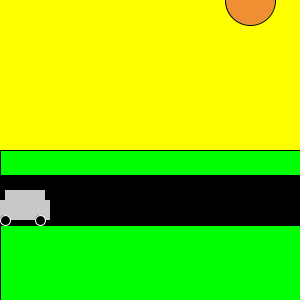
Frame 1 (no input)
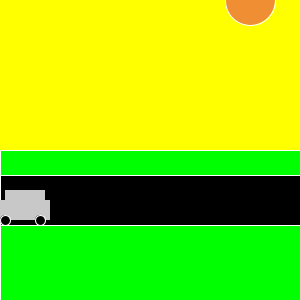
Frame 60 (the mouse pressed at the canvas centre just before this capture)
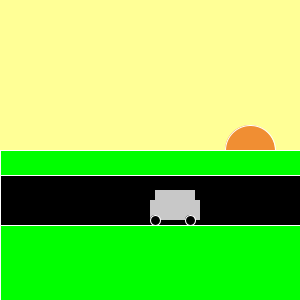
Frame 120 (the mouse held since frame 60 and released just before this capture)

The Processing sketch that drew these frames (run headless with seeded random() and noise(); from frame 60 on, the mouse is pressed at the canvas centre):

// Processing sketch: processing_35600
// ── processing_35600.pde

void setup () {
  size(300, 300);
}

void draw() {
  //sky
  background(255,255,mouseX);
  
    //sun
  fill(#F08E33);
  ellipse(250,mouseX,50,50);
  
  //ground
  fill(0,255,0);
  rect(0,150,width,height);
  
  //road
  fill(0);
  rect(0,175,width,50);
  
  //car
  noStroke();
  fill(200);
  rect(mouseX+5,190,40,10);
  rect(mouseX,200,50,20);
  stroke(255);
  fill(0);
  ellipse(mouseX+5,220,10,10);
  ellipse(mouseX+40,220,10,10);

  
}
